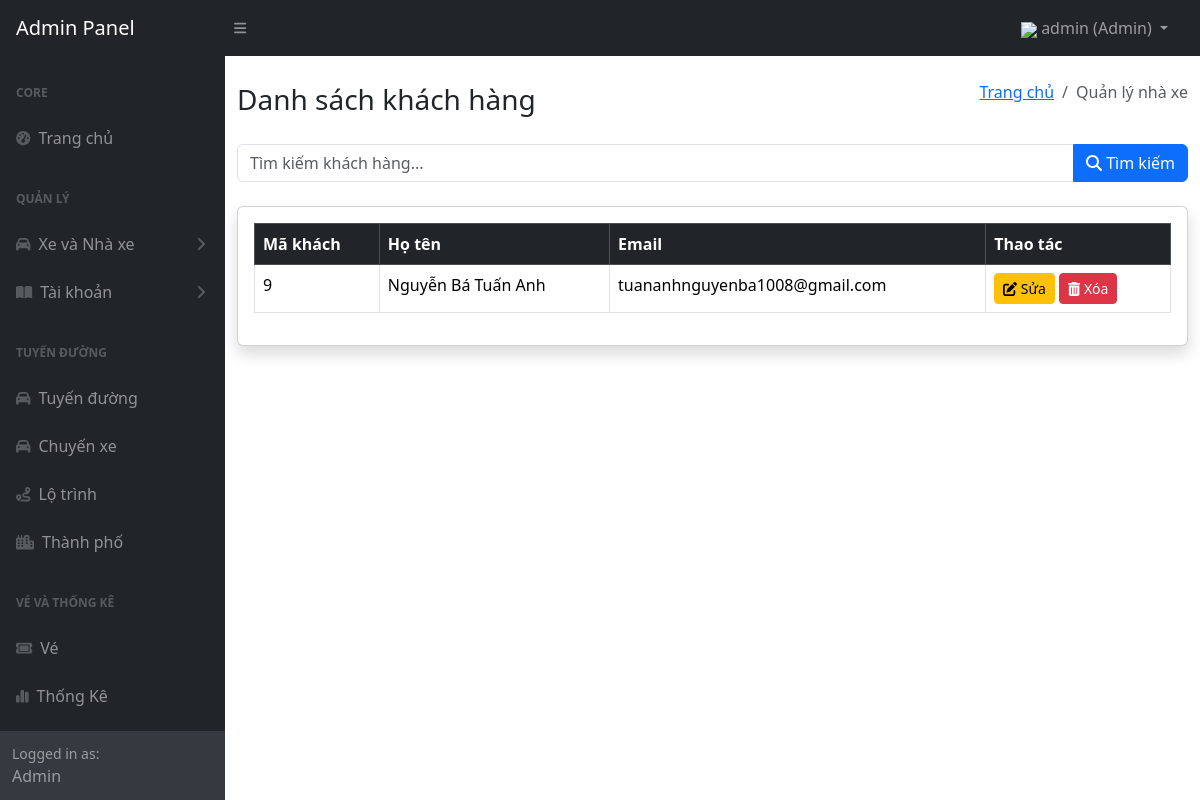
Before: /admin/views/customerList.php (signed in) with the older database file.
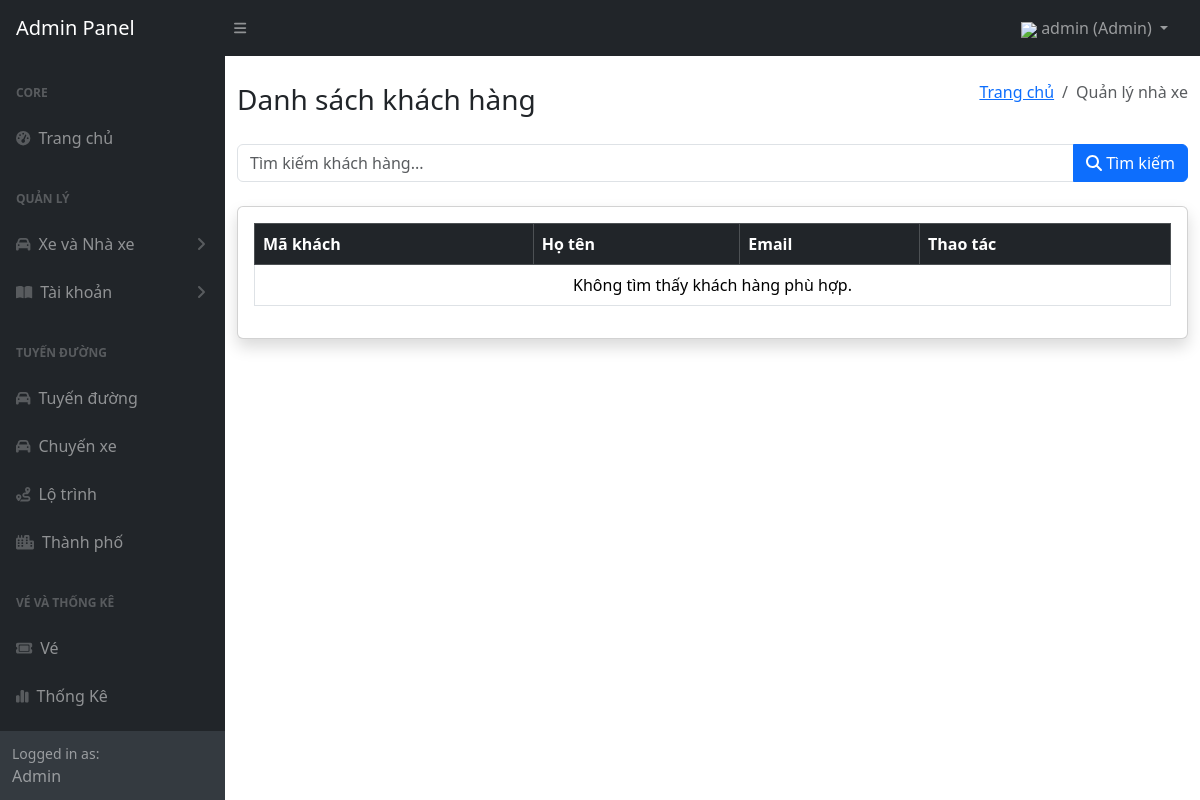
After: the same page with the newer database file.
### tables this page shows
CREATE TABLE `user` (
  `id_user` int(11) NOT NULL,
  `name` varchar(255) NOT NULL,
  `email` varchar(255) NOT NULL,
  `password` varchar(255) NOT NULL
);

### admin/module/customerHandler.php (called while the page is built, shortened)
<?php
function getCustomers($search = null) {
    $db = new Database();
    $conn = $db->connect();
    if ($search) {
        $sql = "SELECT * FROM user WHERE id_user LIKE :search OR name LIKE :search OR email LIKE :search";
        $stmt = $conn->prepare($sql);
        $stmt->bindValue(':search', "%$search%");
    } else {
        $sql = "SELECT * FROM user";
        $stmt = $conn->prepare($sql);
    }
    $stmt->execute();
    return $stmt->fetchAll(PDO::FETCH_ASSOC);
}
?>

### admin/views/customerList.php (the view, shortened to what this page needs)
<?php include 'navbar.php'; ?>
<?php include 'slidebar.php'; ?>
<?php
include '../module/customerHandler.php';
$search = isset($_GET['search']) ? trim($_GET['search']) : null;
$customers = getCustomers($search);
?>
<!DOCTYPE html>
<html lang="en">
<head>
    <link href="https://cdn.jsdelivr.net/npm/bootstrap@5.3.1/dist/css/bootstrap.min.css" rel="stylesheet">
    <link href="https://cdnjs.cloudflare.com/ajax/libs/font-awesome/6.0.0-beta3/css/all.min.css" rel="stylesheet">
</head>
<body>
    <div id="layoutSidenav_content">
        <div class="container mt-4">
            <div class="d-flex justify-content-between align-items-center mb-3">
                <h3>Danh sách khách hàng</h3>
                <ol class="breadcrumb mb-4">
                <li class="breadcrumb-item"><a href="index.php">Trang chủ</a></li>
                <li class="breadcrumb-item active">Quản lý nhà xe</li>
            </div>
                <form method="GET" action="" class="mb-4">
                    <div class="input-group">
                        <input type="text" name="search" class="form-control" placeholder="Tìm kiếm khách hàng..." value="<?= htmlspecialchars($search) ?>">
                        <button class="btn btn-primary" type="submit">
                            <i class="fas fa-search"></i> Tìm kiếm
                        </button>
                    </div>
                </form>
                <div class="card shadow">
                    <div class="card-body">
                        <table class="table table-bordered table-hover">
                            <thead class="table-dark">
                                <tr>
                                    <th>Mã khách</th>
                                    <th>Họ tên</th>
                                    <th>Email</th>
                                    <th>Thao tác</th>
                                </tr>
                            </thead>
                            <div>
                                <?php if (empty($customers)): ?>
                                    <tr>
                                        <td colspan="4" class="text-center">Không tìm thấy khách hàng phù hợp.</td>
                                    </tr>
                                <?php else: ?>
                                    <?php foreach ($customers as $customer): ?>
                                        <tr>
                                            <td><?= htmlspecialchars($customer['id_user']) ?></td>
                                            <td><?= htmlspecialchars($customer['name']) ?></td>
                                            <td><?= htmlspecialchars($customer['email']) ?></td>
                                            <td>
                                                <a href="editCustomer.php?id_user=<?= $customer['id_user'] ?>" class="btn btn-warning btn-sm">
                                                    <i class="fas fa-edit"></i> Sửa
                                                </a>
                                                <a href="../module/customerHandler.php?delete_id=<?= $customer['id_user'] ?>" class="btn btn-danger btn-sm" onclick="return confirm('Bạn có chắc chắn muốn xóa?')">
                                                    <i class="fas fa-trash-alt"></i> Xóa
                                                </a>
                                            </td>
                                        </tr>
                                    <?php endforeach; ?>
                                <?php endif; ?>
                        </table>
                    </div>
                </div>
            </div>
        </div>
    </div>
</body>
</html>

Changed rows visible on the page:
removed user: id_user "9", name "Nguyễn Bá Tuấn Anh", email "tuananhnguyenba1008@gmail.com"
Other visible differences:
text now shown: "Không tìm thấy khách hàng phù hợp."
